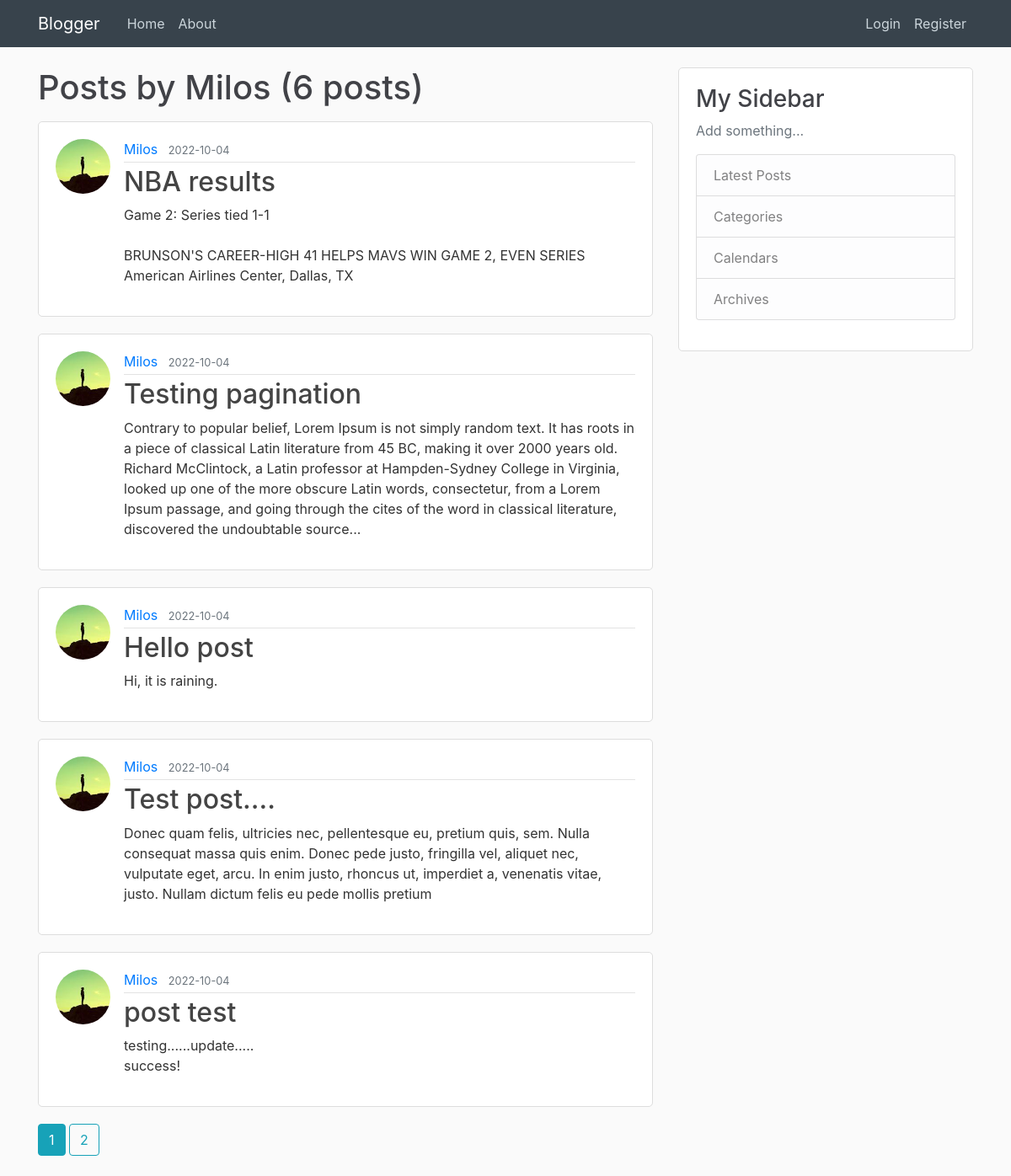
Page /user/Milos on the earlier database version.
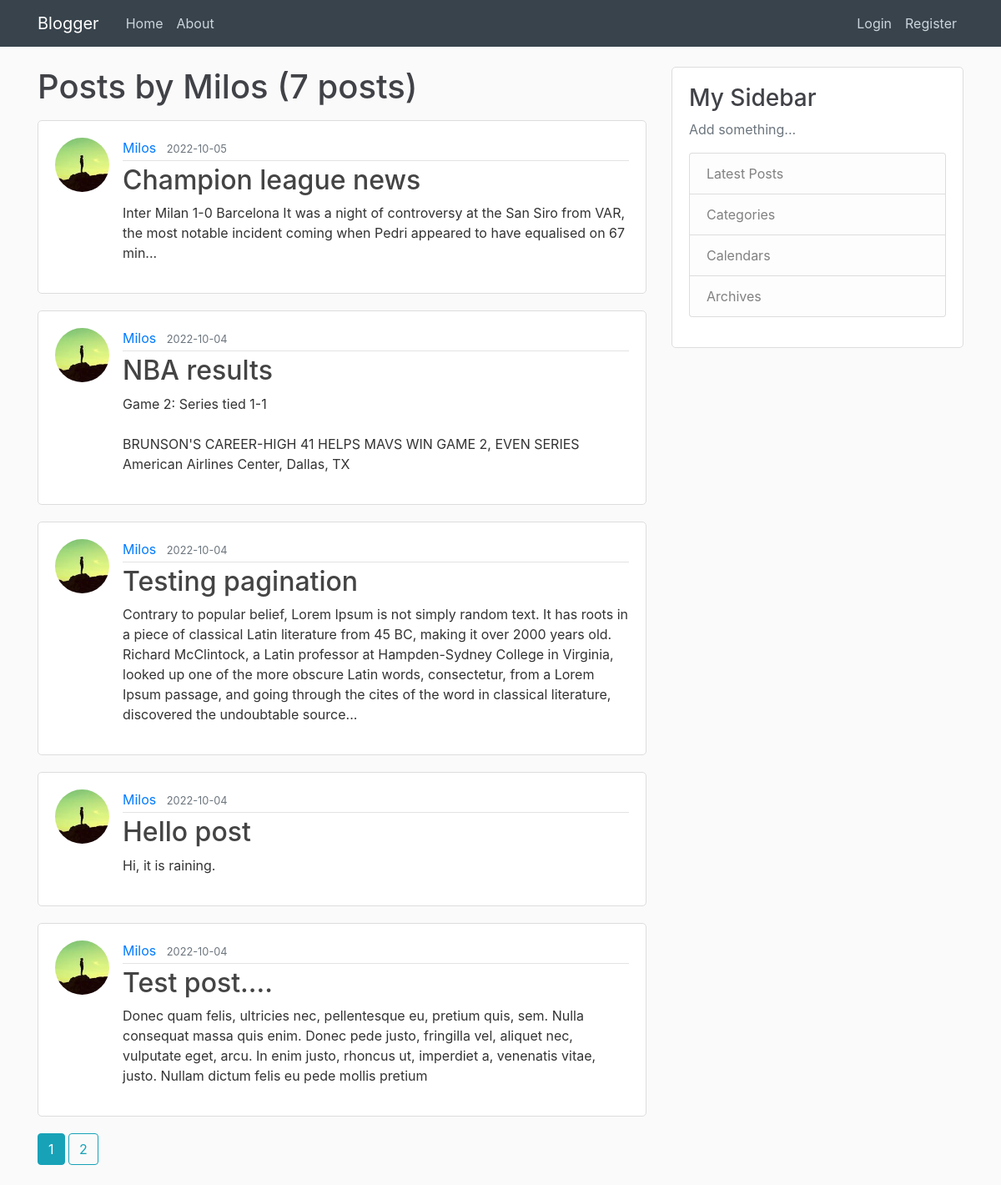
Same page on the later database version.
### blogger/models.py (models this page shows, shortened)
class Post(db.Model):
    id = db.Column(db.Integer, primary_key=True)
    title = db.Column(db.String(100), nullable=False)
    date_posted = db.Column(db.DateTime, nullable=False, default=datetime.utcnow)
    content = db.Column(db.Text, nullable=False)
    user_id = db.Column(db.Integer, db.ForeignKey('user.id'), nullable=False)

class User(db.Model, UserMixin):
    id = db.Column(db.Integer, primary_key=True)
    username = db.Column(db.String(20), unique=True, nullable=False)
    email = db.Column(db.String(120), unique=True, nullable=False)
    image_file = db.Column(db.String(20), nullable=False, default='default.jpg')
    password = db.Column(db.String(60), nullable=False)
    posts = db.relationship('Post', backref='author', lazy=True)

### blogger/routes.py (the view)
@app.route("/user/<string:username>")
def user_posts(username):
    page = request.args.get('page', 1, type=int)
    user = User.query.filter_by(username=username).first_or_404()
    posts = Post.query.filter_by(author=user).order_by(Post.date_posted.desc()).paginate(page=page, per_page=5)
    return render_template('user_posts.html', posts=posts, user=user)

### blogger/templates/user_posts.html
{% extends 'layout.html' %}
{% block content %}
    <h1 class="mb-3">Posts by {{ user.username }} ({{ posts.total }} posts)</h1>
    {% for post in posts.items %}
        <article class="media content-section">
            <img class="rounded-circle article-img" src="{{ url_for('static', filename='profile_pics/' + post.author.image_file) }}">
            <div class="media-body">
                <div class="article-metadata">
                    <a class="mr-2" href="{{ url_for('user_posts', username=post.author.username) }}">{{ post.author.username }}</a>
                    <small class="text-muted">{{ post.date_posted.strftime('%Y-%m-%d') }}</small>
                </div>
                <h2><a class="article-title" href="{{ url_for('post', post_id=post.id) }}">{{ post.title }}</a></h2>
                <p class="article-content">{{ post.content }}</p>
            </div>
        </article>
    {% endfor %}
    {% for page_num in posts.iter_pages(left_edge=1, right_edge=1, left_current=1, right_current=2) %}
        {% if page_num %}
            {% if posts.page == page_num %}
                <a class="btn btn-info mb-4" href="{{ url_for('user_posts', username=user.username, page=page_num) }}">{{ page_num }}</a>
            {% else %}
                <a class="btn btn-outline-info mb-4" href="{{ url_for('user_posts', username=user.username, page=page_num) }}">{{ page_num }}</a>
            {% endif %}
        {% else %}
            ...
        {% endif %}
    {% endfor %}
{% endblock %}

Differences in the rows shown:
no longer on this page (row unchanged): Post: image_file (picture), author.username "Milos", date_posted "2022-10-04", title "post test", content "testing......update..... success!"
added Post: image_file (picture), author.username "Milos", date_posted "2022-10-05", title "Champion league news", content "Inter Milan 1-0 Barcelona It was a night of controversy at the San Siro from VAR, the most notable incident coming when Pedri appeared to have equalised on 67 min..."
Other differences:
{{ posts.total }}: "6" → "7"
